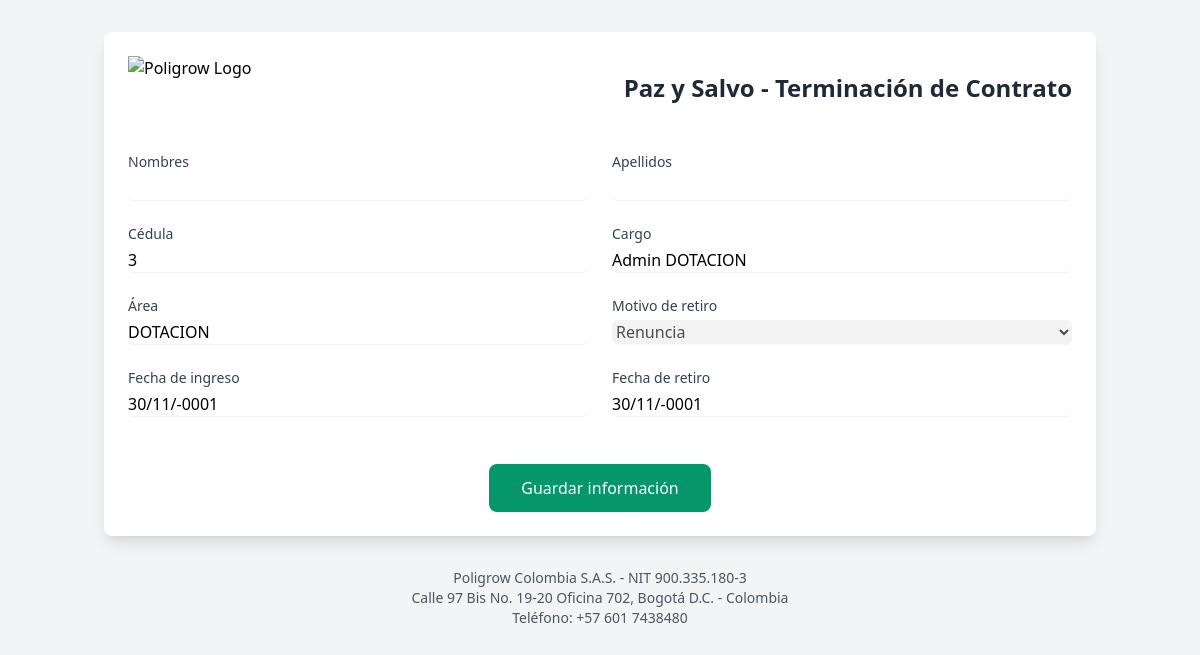
Screenshot of /poligrow_paz_y_salvo/generar_paz_y_salvo_admin.php?empleado_id=3 with the database file from the repository.
### tables this page shows
CREATE TABLE `empleados` (
  `id` int(11) NOT NULL AUTO_INCREMENT,
  `cedula` varchar(20) NOT NULL,
  `nombres` varchar(255) DEFAULT NULL,
  `apellidos` varchar(255) DEFAULT NULL,
  `cargo` varchar(255) NOT NULL,
  `area` varchar(255) NOT NULL,
  `password` varchar(255) NOT NULL,
  `es_admin` tinyint(4) DEFAULT 0 COMMENT '0=usuario normal, 1=admin, 2=supervisor',
  `fecha_ingreso` date DEFAULT NULL,
  `fecha_retiro` date DEFAULT NULL,
  `motivo_retiro` varchar(100) DEFAULT NULL,
  `created_at` timestamp NOT NULL DEFAULT current_timestamp(),
  `updated_at` timestamp NOT NULL DEFAULT current_timestamp() ON UPDATE current_timestamp(),
  PRIMARY KEY (`id`),
  UNIQUE KEY `cedula` (`cedula`),
  KEY `idx_empleados_cedula` (`cedula`)
);

### poligrow_paz_y_salvo/includes/database.php (called while the page is built, shortened)
<?php
class DatabaseConfig {
    private static $instance = null;
    public static function getConnection() {
        if (self::$instance === null) {
            self::$instance = new mysqli(
                self::DB_HOST,
                self::DB_USER,
                self::DB_PASS,
                self::DB_NAME
            );
            self::$instance->set_charset("utf8");
        }
        return self::$instance;
    }
}
?>

### poligrow_paz_y_salvo/generar_paz_y_salvo_admin.php (the view, shortened to what this page needs)
<?php
require_once 'includes/database.php';
require_once 'logica_paz_y_salvo.php';
$empleado_id = isset($_GET['empleado_id']) ? $_GET['empleado_id'] : null;
if ($empleado_id) {
    $stmt = DatabaseConfig::getConnection()->prepare("SELECT * FROM empleados WHERE id = ?");
    $stmt->bind_param("i", $empleado_id);
    $stmt->execute();
    $result = $stmt->get_result();
    $empleado = $result->fetch_assoc();
}
?>
<!DOCTYPE html>
<html lang="es">
<head>
    <link href="https://cdn.jsdelivr.net/npm/tailwindcss@2.2.19/dist/tailwind.min.css" rel="stylesheet">
    <link rel="stylesheet" href="https://cdnjs.cloudflare.com/ajax/libs/jqueryui/1.12.1/jquery-ui.min.css">
</head>
<body class="bg-gray-100">
<div class="container mx-auto px-4 py-8">
    <div class="bg-white rounded-lg shadow-lg p-6">
        <div class="flex items-center justify-between mb-8">
            <img src="assets/images/logo.png" alt="Poligrow Logo" class="h-16">
            <h1 class="text-2xl font-bold text-center text-gray-800">
                Paz y Salvo - Terminación de Contrato
            </h1>
        </div>
        <form method="POST" enctype="multipart/form-data" class="space-y-6">
            <div class="grid grid-cols-1 md:grid-cols-2 gap-6">
                <div>
                    <label class="block text-sm font-medium text-gray-700">Nombres</label>
                    <input type="text" name="nombres" required
                           value="<?php echo isset($empleado['nombres']) ? $empleado['nombres'] : ''; ?>"
                           class="mt-1 block w-full rounded-md border-gray-300 shadow-sm focus:border-blue-500 focus:ring-blue-500" readonly>
                </div>
                <div>
                    <label class="block text-sm font-medium text-gray-700">Apellidos</label>
                    <input type="text" name="apellidos" required
                           value="<?php echo isset($empleado['apellidos']) ? $empleado['apellidos'] : ''; ?>"
                           class="mt-1 block w-full rounded-md border-gray-300 shadow-sm focus:border-blue-500 focus:ring-blue-500" readonly>
                </div>
                <div>
                    <label class="block text-sm font-medium text-gray-700">Cédula</label>
                    <input type="text" name="cedula" required
                           value="<?php echo isset($empleado['cedula']) ? $empleado['cedula'] : ''; ?>"
                           class="mt-1 block w-full rounded-md border-gray-300 shadow-sm focus:border-blue-500 focus:ring-blue-500" readonly>
                </div>
                <div>
                    <label class="block text-sm font-medium text-gray-700">Cargo</label>
                    <input type="text" name="cargo" required
                           value="<?php echo isset($empleado['cargo']) ? $empleado['cargo'] : ''; ?>"
                           class="mt-1 block w-full rounded-md border-gray-300 shadow-sm focus:border-blue-500 focus:ring-blue-500" readonly>
                </div>
                <div>
                    <label class="block text-sm font-medium text-gray-700">Área</label>
                    <input type="text" name="area" required
                           value="<?php echo isset($empleado['area']) ? $empleado['area'] : ''; ?>"
                           class="mt-1 block w-full rounded-md border-gray-300 shadow-sm focus:border-blue-500 focus:ring-blue-500" readonly>
                </div>
                <div>
                    <label class="block text-sm font-medium text-gray-700">Motivo de retiro</label>
                    <select name="motivo_retiro" required
                            class="mt-1 block w-full rounded-md border-gray-300 shadow-sm focus:border-blue-500 focus:ring-blue-500" disabled>
                        <option value="RENUNCIA" <?php echo (isset($empleado['motivo_retiro']) && $empleado['motivo_retiro'] == 'RENUNCIA') ? 'selected' : ''; ?>>Renuncia</option>
                    </select>
                </div>
                <div>
                    <label class="block text-sm font-medium text-gray-700">Fecha de ingreso</label>
                    <input type="text" name="fecha_ingreso" required class="datepicker mt-1 block w-full rounded-md border-gray-300 shadow-sm focus:border-blue-500 focus:ring-blue-500"
                           value="<?php echo isset($empleado['fecha_ingreso']) ? date('d/m/Y', strtotime($empleado['fecha_ingreso'])) : ''; ?>" readonly>
                </div>
                <div>
                    <label class="block text-sm font-medium text-gray-700">Fecha de retiro</label>
                    <input type="text" name="fecha_retiro" required class="datepicker mt-1 block w-full rounded-md border-gray-300 shadow-sm focus:border-blue-500 focus:ring-blue-500"
                           value="<?php echo isset($empleado['fecha_retiro']) ? date('d/m/Y', strtotime($empleado['fecha_retiro'])) : ''; ?>" readonly>
                </div>
            </div>
            <div class="mt-8 flex justify-center space-x-4">
                <button type="submit" name="guardar_y_salir"
                        class="bg-green-600 text-white px-8 py-3 rounded-lg hover:bg-green-700 focus:outline-none focus:ring-2 focus:ring-green-500 focus:ring-offset-2">
                    Guardar información
                </button>
            </div>
        </form>
    </div>
    <footer class="mt-8 text-center text-sm text-gray-600">
        <p>Poligrow Colombia S.A.S. - NIT 900.335.180-3</p>
        <p>Calle 97 Bis No. 19-20 Oficina 702, Bogotá D.C. - Colombia</p>
        <p>Teléfono: +57 601 7438480</p>
    </footer>
</div>
</body>
</html>

### rows the page displays
empleados: cedula "3", cargo "Admin DOTACION", area "DOTACION", fecha_ingreso "30/11/-0001", fecha_retiro "30/11/-0001"
